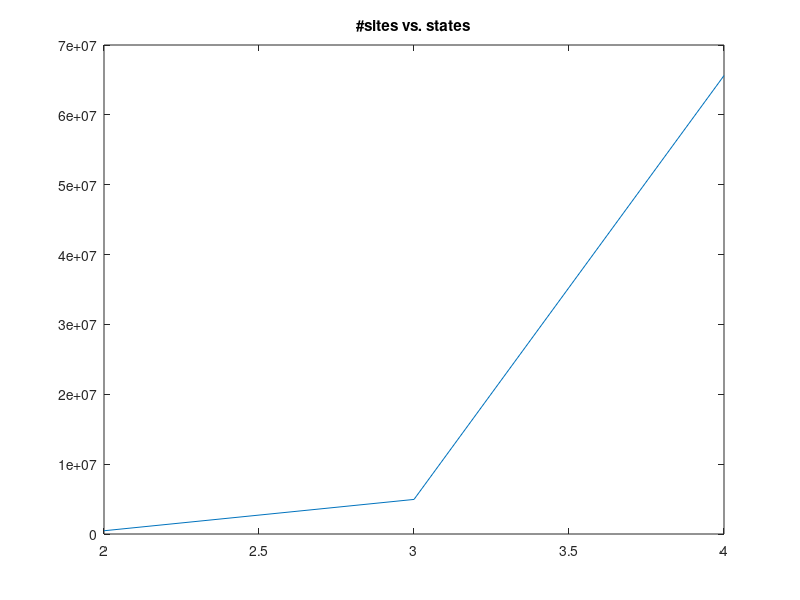
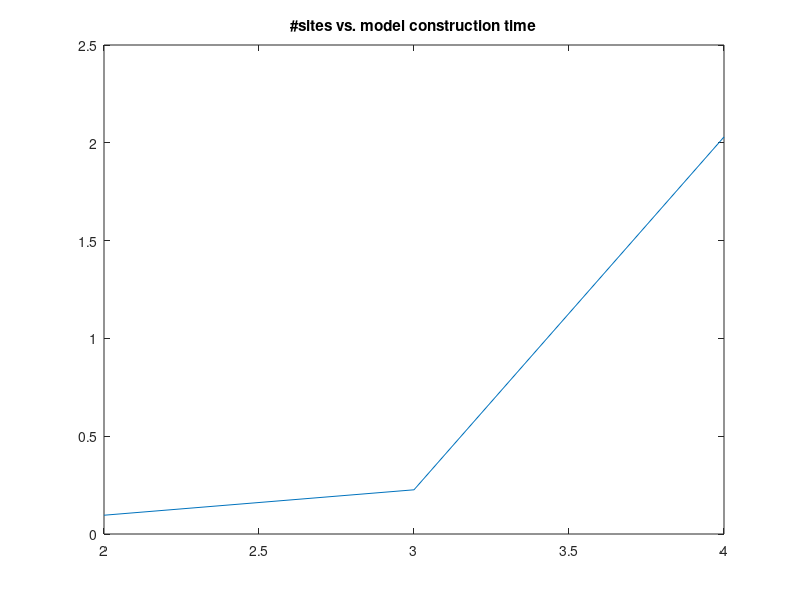
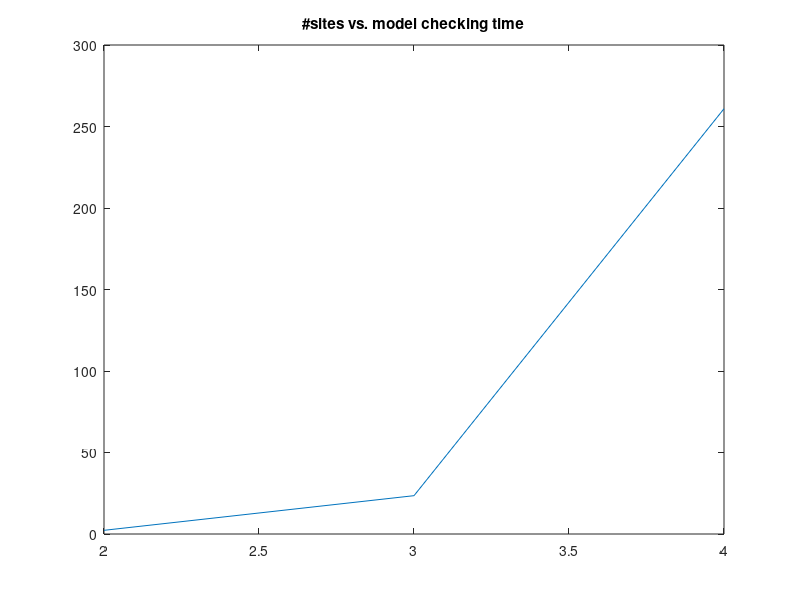
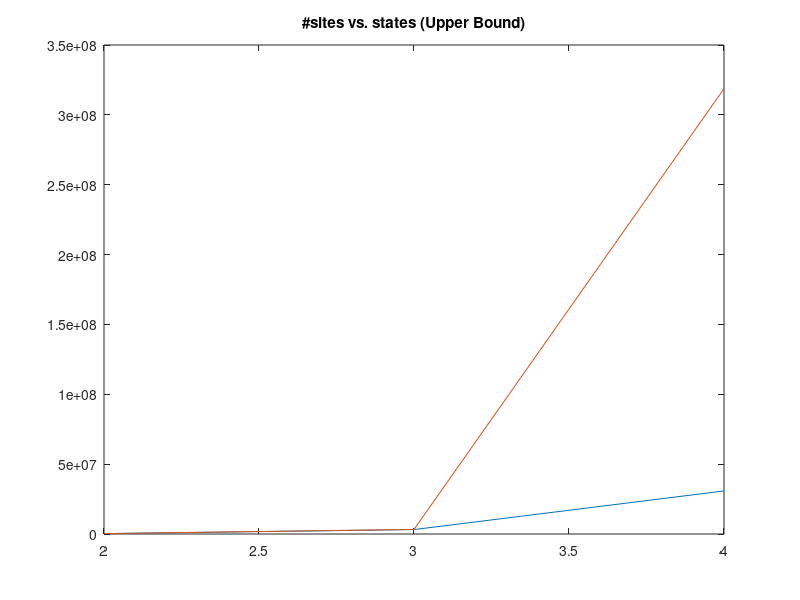

The MATLAB source for these figures, in order:
close all
load data.mat;
hold off;
figure(1);
plot(VA(:,1), VA(:,2));
title('#sites vs. states');

figure(2);
plot(VA(:,1), VA(:,3))
title('#sites vs. model construction time')

figure(3);
plot(VA(:,1), VA(:,4))
title('#sites vs. model checking time')


figure(4)
plot(VA(:,1), VA(:,5))
title('#sites vs. states (Stochastic Movement)');
hold on

plot(VA(:,1), VA(:,6))
title('#sites vs. states (Upper Bound)');
